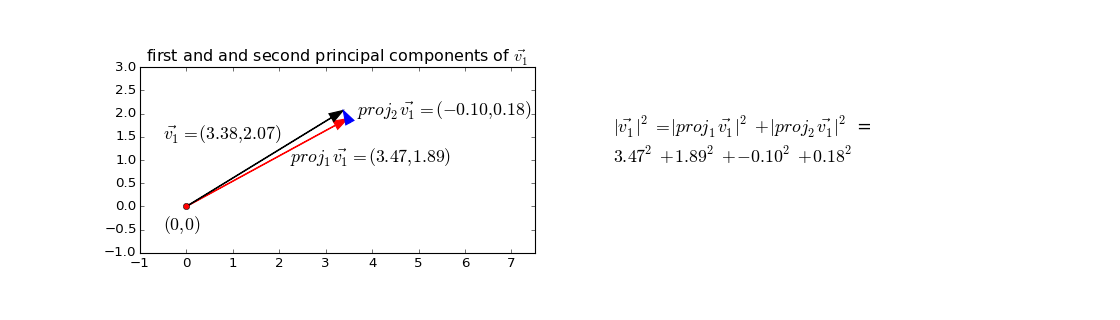

Python code for this plot:
# Show v1 as sum of projections onto components 1 and 2
x, y = v1
# Projections onto first and second component
p1_x, p1_y = projected_1[:, 0]
p2_x, p2_y = projected_2[:, 0]
# Make subplots for vectors and text
fig, (vec_ax, txt_ax) = plt.subplots(1, 2, figsize=(14, 4))
# Show 0, 0
vec_ax.plot(0, 0, 'ro')
# Show vectors with arrows
vec_ax.arrow(0, 0, p1_x, p1_y, color='r', length_includes_head=True, width=0.01)
vec_ax.arrow(0, 0, x, y, color='k', length_includes_head=True, width=0.01)
vec_ax.arrow(p1_x, p1_y, p2_x, p2_y, color='b', length_includes_head=True, width=0.01)
# Label origin
vec_ax.annotate('$(0, 0)$', (-0.5, -0.5), fontsize=16)
# Label vectors
vec_ax.annotate(r'$\vec{{v_1}} = ({x:.2f}, {y:.2f})$'.format(x=x, y=y),
                (x / 2 - 2.2, y / 2 + 0.4), fontsize=16)
vec_ax.annotate(r'$proj_1\vec{{v_1}} = ({x:.2f}, {y:.2f})$'.format(x=p1_x, y=p1_y),
                (p1_x / 2 + 0.5, p1_y / 2), fontsize=16)
vec_ax.annotate(r'$proj_2\vec{{v_1}} = ({x:.2f}, {y:.2f})$'.format(x=p2_x, y=p2_y),
                (x + 0.3, y - 0.1), fontsize=16)
# Make sure axes are right lengths
vec_ax.axis((-1, 7.5, -1, 3))
vec_ax.set_aspect('equal', adjustable='box')
vec_ax.set_title(r'first and and second principal components of $\vec{v_1}$')
# Text about length
txt_ax.axis('off')
txt_ax.annotate(
    r'$\|\vec{v_1}\|^2 = \|proj_1\vec{v_1}\|^2 + \|proj_2\vec{v_1}\|^2$ =' +
    '\n' +
    '${p1_x:.2f}^2 + {p1_y:.2f}^2 + {p2_x:.2f}^2 + {p2_y:.2f}^2$'.format(
    p1_x=p1_x, p1_y=p1_y, p2_x=p2_x, p2_y=p2_y),
    (0, 0.5), fontsize=16)
# ...
